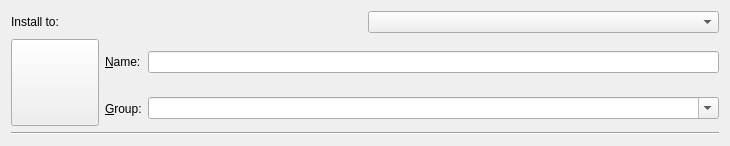
<?xml version="1.0" encoding="UTF-8"?>
<ui version="4.0">
 <class>NewInstanceDialog</class>
 <widget class="QDialog" name="NewInstanceDialog">
  <property name="windowModality">
   <enum>Qt::ApplicationModal</enum>
  </property>
  <property name="geometry">
   <rect>
    <x>0</x>
    <y>0</y>
    <width>730</width>
    <height>127</height>
   </rect>
  </property>
  <property name="windowTitle">
   <string>New Instance</string>
  </property>
  <property name="windowIcon">
   <iconset>
    <normaloff>:/icons/toolbar/new</normaloff>:/icons/toolbar/new</iconset>
  </property>
  <property name="modal">
   <bool>true</bool>
  </property>
  <layout class="QVBoxLayout" name="verticalLayout">
   <item>
    <layout class="QHBoxLayout" name="storeLayout">
     <item>
      <widget class="QLabel" name="storeLabel">
       <property name="text">
        <string>Install to:</string>
       </property>
      </widget>
     </item>
     <item>
      <widget class="QComboBox" name="storeBox"/>
     </item>
    </layout>
   </item>
   <item>
    <layout class="QGridLayout" name="gridLayout_2">
     <item row="1" column="2">
      <widget class="QComboBox" name="groupBox">
       <property name="editable">
        <bool>true</bool>
       </property>
      </widget>
     </item>
     <item row="1" column="1">
      <widget class="QLabel" name="groupLabel">
       <property name="text">
        <string>&amp;Group:</string>
       </property>
       <property name="buddy">
        <cstring>groupBox</cstring>
       </property>
      </widget>
     </item>
     <item row="0" column="2">
      <widget class="QLineEdit" name="instNameTextBox">
       <property name="maxLength">
        <number>128</number>
       </property>
      </widget>
     </item>
     <item row="0" column="1">
      <widget class="QLabel" name="nameLabel">
       <property name="text">
        <string>&amp;Name:</string>
       </property>
       <property name="buddy">
        <cstring>instNameTextBox</cstring>
       </property>
      </widget>
     </item>
     <item row="0" column="0" rowspan="2">
      <widget class="QToolButton" name="iconButton">
       <property name="iconSize">
        <size>
         <width>80</width>
         <height>80</height>
        </size>
       </property>
      </widget>
     </item>
    </layout>
   </item>
   <item>
    <widget class="Line" name="line">
     <property name="orientation">
      <enum>Qt::Horizontal</enum>
     </property>
    </widget>
   </item>
  </layout>
 </widget>
 <tabstops>
  <tabstop>iconButton</tabstop>
  <tabstop>instNameTextBox</tabstop>
  <tabstop>groupBox</tabstop>
 </tabstops>
 <resources/>
 <connections/>
</ui>
